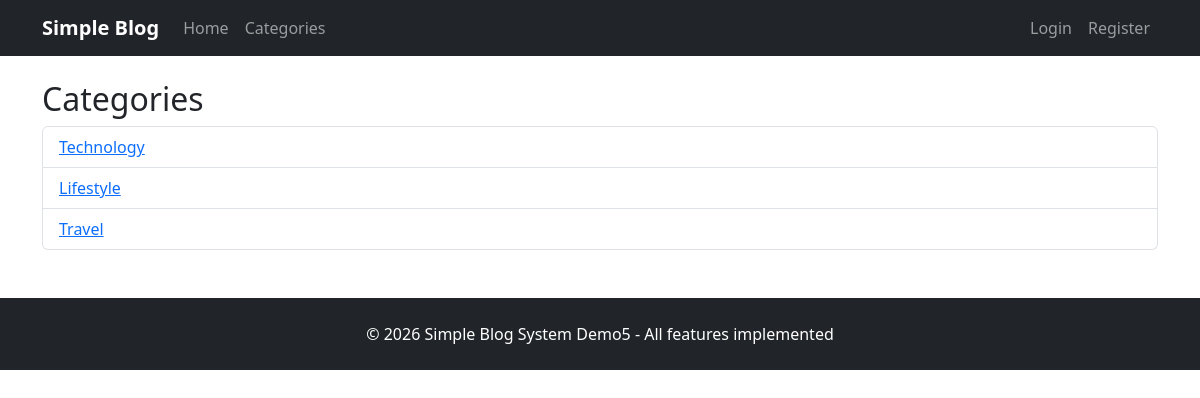
The app's page /PHP01/Projects/Project_1_Simple_Blog_System/demo5/index.php?controller=category&action=index with its own data.
### tables this page shows
CREATE TABLE `categories` (
  `id` int(11) NOT NULL,
  `name` varchar(100) NOT NULL,
  `slug` varchar(100) NOT NULL
);

### controllers/CategoryController.php (called while the page is built, shortened)
<?php
class CategoryController {
    private $categoryModel;
    public function __construct() {
        $this->categoryModel = new Category();
    }
    public function index() {
        $categories = $this->categoryModel->getAll();
        require "views/categories/index.php";
    }
}
?>

### models/Category.php (called while the page is built, shortened)
<?php
class Category {
    private $pdo;
    public function __construct() { global $pdo; $this->pdo = $pdo; }
    public function getAll() {
        $stmt = $this->pdo->prepare("SELECT * FROM categories");
        $stmt->execute();
        return $stmt->fetchAll();
    }
}
?>

### views/categories/index.php (the view)
<?php require "views/layouts/header.php"; ?>
<h2>Categories</h2>
<ul class="list-group"><?php foreach ($categories as $cat): ?><li class="list-group-item"><a href="<?php echo BASE_URL; ?>index.php?controller=post&action=index&category=<?php echo $cat["id"]; ?>"><?php echo $cat["name"]; ?></a></li><?php endforeach; ?></ul>
<?php require "views/layouts/footer.php"; ?>

### records on screen
categories: name "Technology"
categories: name "Lifestyle"
categories: name "Travel"
